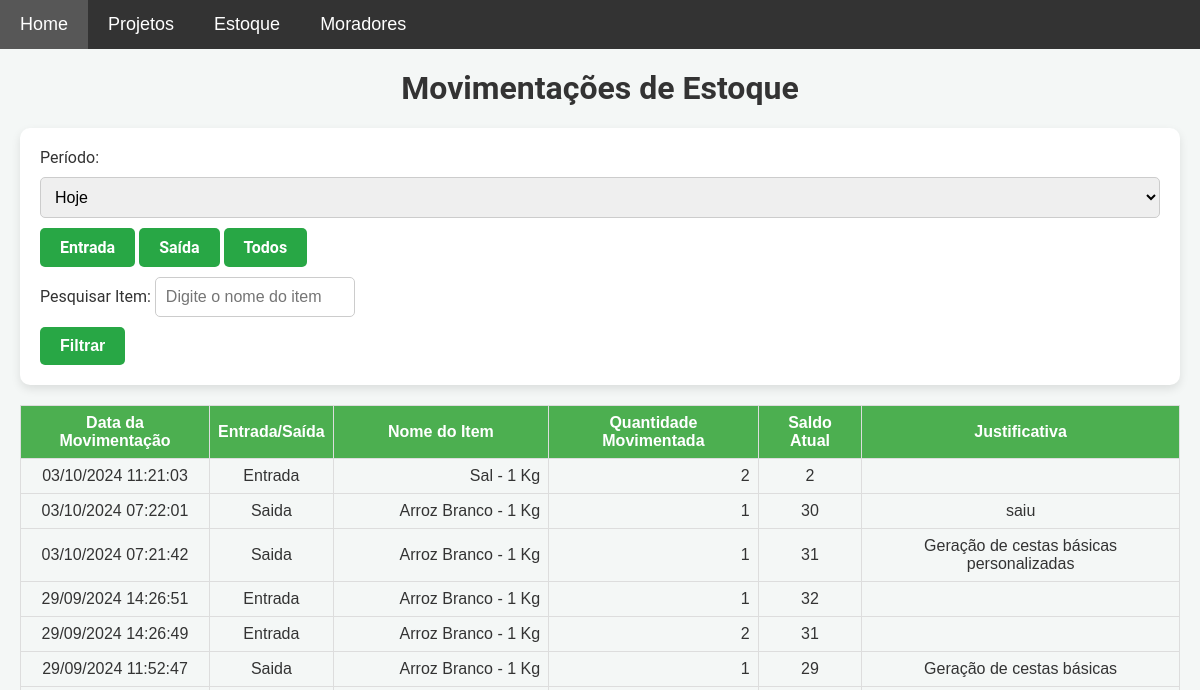
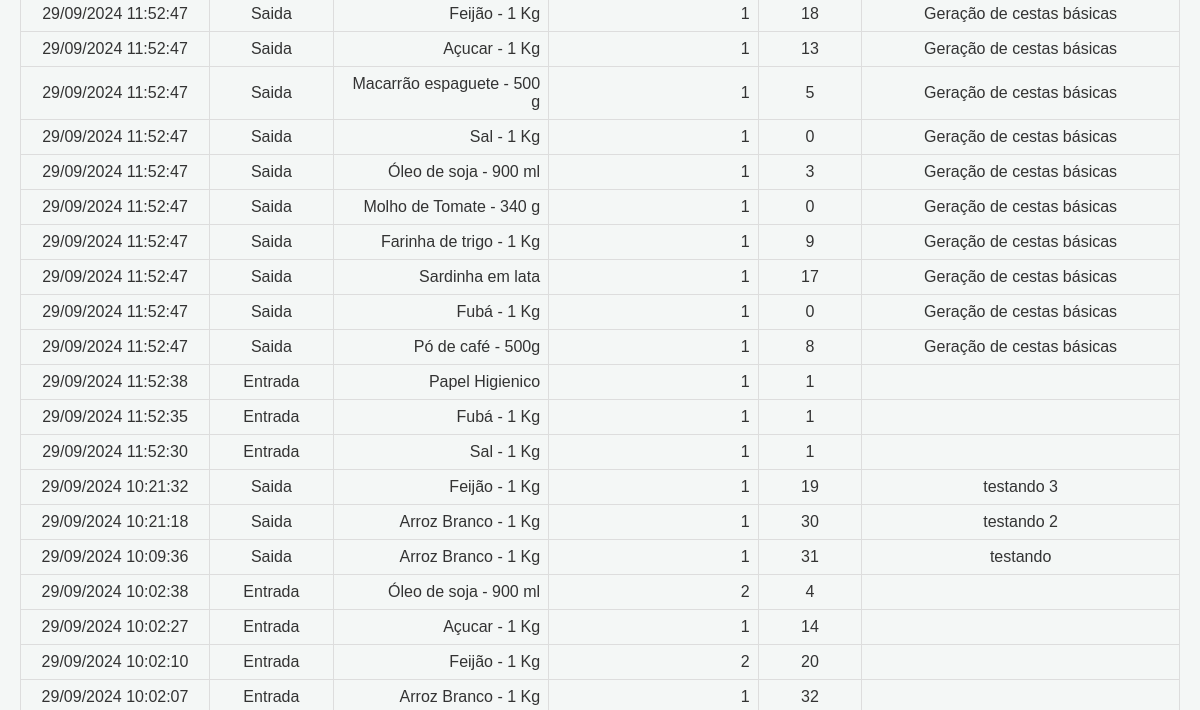
Page /movimentacoes (upper part) on the earlier database version (2 pictures, top to bottom).
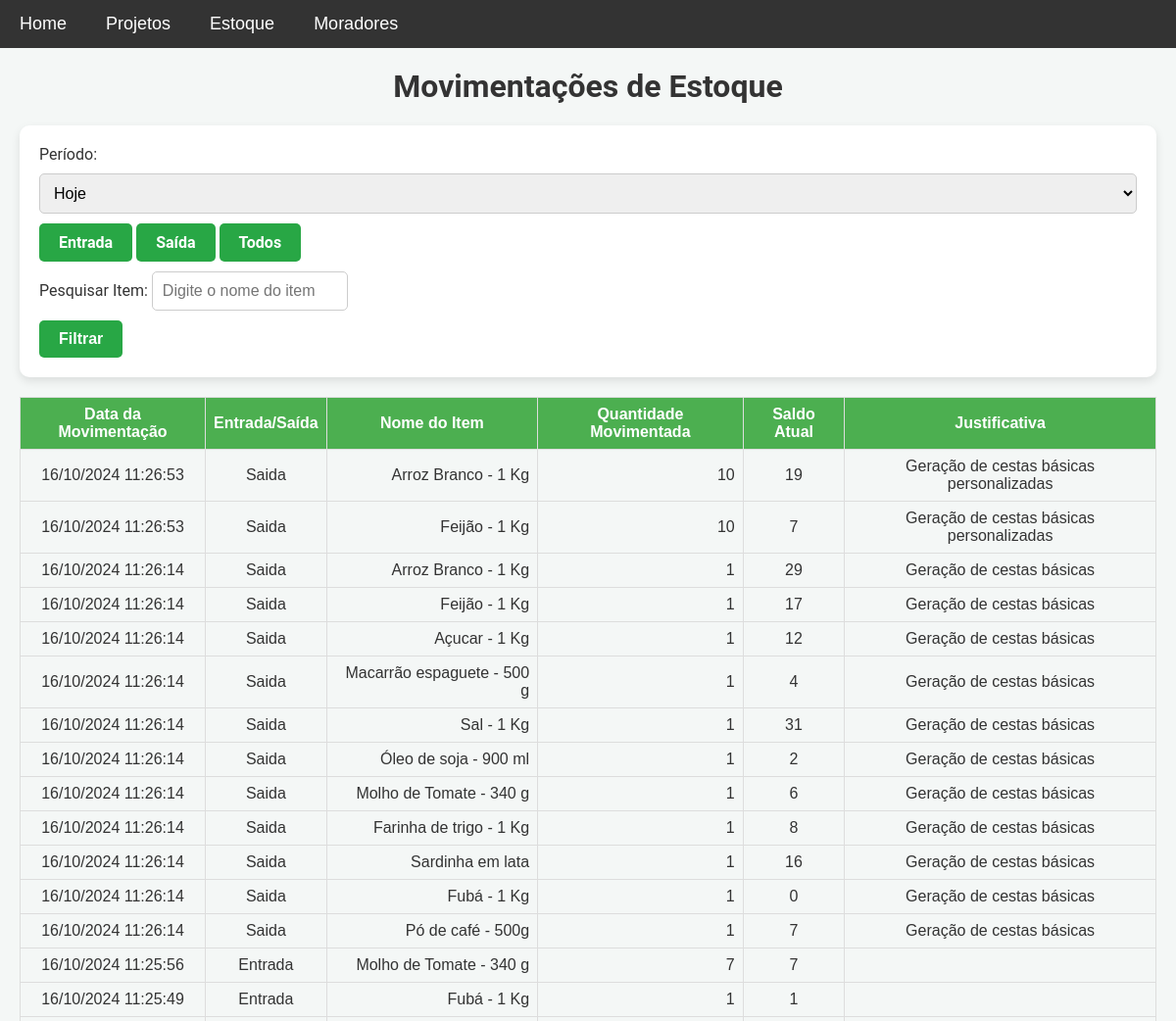
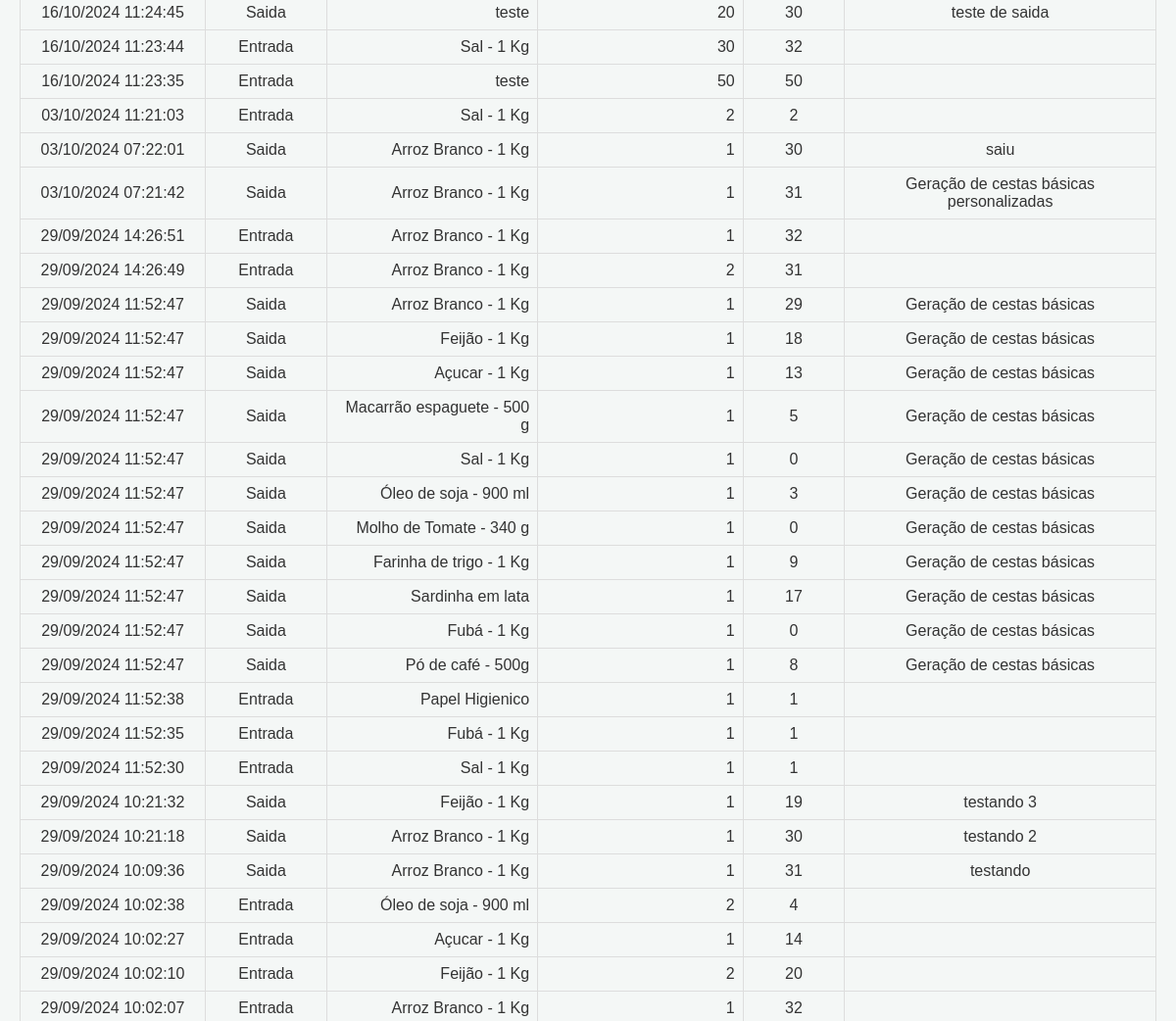
Same page on the later database version (2 pictures, top to bottom).
### models.py (models this page shows)
class MovimentacaoEstoque(db.Model):
    __table_args__ = {'extend_existing': True}
    id = db.Column(db.Integer, primary_key=True)
    item_id = db.Column(db.Integer, db.ForeignKey('item.id'), nullable=False)
    tipo_movimentacao = db.Column(db.String(10), nullable=False)  # 'entrada' ou 'saida'
    quantidade = db.Column(db.Integer, nullable=False)
    data_hora = db.Column(db.DateTime, default=datetime.utcnow)  # Mantém em UTC para operações globais
    justificativa = db.Column(db.String(255), nullable=True, default='')  # Define string vazia como padrão
    saldo_atual = db.Column(db.Integer, nullable=False)  # Adiciona o campo saldo atual
    item = db.relationship('Item', backref=db.backref('movimentacoes', lazy=True))

class Item(db.Model):
    __table_args__ = {'extend_existing': True}  # Estende a tabela existente ao invés de tentar recriá-la
    id = db.Column(db.Integer, primary_key=True)
    nome = db.Column(db.String(100), nullable=False)
    descricao = db.Column(db.Text, nullable=False)
    categoria = db.Column(db.String(50), nullable=False)
    quantidade = db.Column(db.Integer, nullable=False, default=0)
    preco = db.Column(db.Float, nullable=False)

### app.py (the view, shortened to what this page needs)
@app.route('/movimentacoes', methods=['GET'])
def movimentacoes_estoque():
    periodo = request.args.get('periodo')  # Filtro de período
    tipo_movimentacao = request.args.get('tipo_movimentacao', 'todos')
    nome_item = request.args.get('nome_item', '').strip()
    query = MovimentacaoEstoque.query.join(Item)
    hoje = datetime.now(tz).date()  # Data de hoje no fuso horário definido
    if periodo == 'hoje':
        query = query.filter(db.func.date(MovimentacaoEstoque.data_hora) == hoje)
    elif periodo == 'semana':
        inicio_semana = hoje - timedelta(days=hoje.weekday())
        query = query.filter(MovimentacaoEstoque.data_hora >= inicio_semana)
    elif periodo == 'mes':
        query = query.filter(
            db.extract('month', MovimentacaoEstoque.data_hora) == hoje.month,
            db.extract('year', MovimentacaoEstoque.data_hora) == hoje.year
        )
    elif periodo == 'ano':
        query = query.filter(db.extract('year', MovimentacaoEstoque.data_hora) == hoje.year)
    elif periodo == 'ultimos_30_dias':
        ultimos_30_dias = hoje - timedelta(days=30)
        query = query.filter(MovimentacaoEstoque.data_hora >= ultimos_30_dias)
    elif periodo == 'ultimos_12_meses':
        ultimos_12_meses = hoje.replace(year=hoje.year - 1)
        query = query.filter(MovimentacaoEstoque.data_hora >= ultimos_12_meses)
    if tipo_movimentacao in ['entrada', 'saida']:
        query = query.filter(MovimentacaoEstoque.tipo_movimentacao == tipo_movimentacao)
    movimentacoes = query.order_by(MovimentacaoEstoque.data_hora.desc()).all()
    if nome_item:
        nome_item_normalizado = remover_acentos(nome_item).lower()
        movimentacoes = [
            m for m in movimentacoes
            if remover_acentos(m.item.nome).lower().find(nome_item_normalizado) != -1
        ]
    return render_template('movimentacoes.html', movimentacoes=movimentacoes, tz=tz)

### templates/movimentacoes.html (shortened to what this page needs)
{% extends 'base.html' %}
{% block content %}
    <h1>Movimentações de Estoque</h1>
    <form method="GET" action="{{ url_for('movimentacoes_estoque') }}">
        <label for="periodo">Período:</label>
        <select name="periodo" id="periodo">
            <option value="hoje" {% if request.args.get('periodo') == 'hoje' %}selected{% endif %}>Hoje</option>
        </select>
        <div class="radio-buttons">
            <label for="entrada" class="btn">Entrada</label>
            <label for="saida" class="btn">Saída</label>
            <label for="todos" class="btn">Todos</label>
        </div>
        <div class="search-bar">
            <label for="nome_item">Pesquisar Item:</label>
            <input type="text" name="nome_item" id="nome_item" placeholder="Digite o nome do item" value="{{ request.args.get('nome_item', '') }}">
        </div>
        <button type="submit">Filtrar</button>
    </form>
    <table class="estoque-table">
        <thead>
            <tr>
                <th>Data da Movimentação</th>
                <th>Entrada/Saída</th>
                <th>Nome do Item</th>
                <th>Quantidade Movimentada</th>
                <th>Saldo Atual</th>
                <th>Justificativa</th>
            </tr>
        </thead>
        <tbody>
            {% for movimentacao in movimentacoes %}
            <tr>
                <td>{{ movimentacao.data_hora.astimezone(tz).strftime('%d/%m/%Y %H:%M:%S') }}</td>
                <td>{{ movimentacao.tipo_movimentacao | capitalize }}</td>
                <td>{{ movimentacao.item.nome }}</td>
                <td>{{ movimentacao.quantidade }}</td>
                <td>{{ movimentacao.saldo_atual }}</td>
                <td>{{ movimentacao.justificativa }}</td>
            </tr>
            {% endfor %}
        </tbody>
    </table>
{% endblock %}

Differences in the rows shown:
added MovimentacaoEstoque: data_hora.astimezone "16/10/2024 11:26:53", tipo_movimentacao "Saida", item.nome "Arroz Branco - 1 Kg", quantidade "10", saldo_atual "19", justificativa "Geração de cestas básicas personalizadas"
added MovimentacaoEstoque: data_hora.astimezone "16/10/2024 11:26:53", tipo_movimentacao "Saida", item.nome "Feijão - 1 Kg", quantidade "10", saldo_atual "7", justificativa "Geração de cestas básicas personalizadas"
added MovimentacaoEstoque: data_hora.astimezone "16/10/2024 11:26:14", tipo_movimentacao "Saida", item.nome "Arroz Branco - 1 Kg", quantidade "1", saldo_atual "29", justificativa "Geração de cestas básicas"
added MovimentacaoEstoque: data_hora.astimezone "16/10/2024 11:26:14", tipo_movimentacao "Saida", item.nome "Feijão - 1 Kg", quantidade "1", saldo_atual "17", justificativa "Geração de cestas básicas"
added MovimentacaoEstoque: data_hora.astimezone "16/10/2024 11:26:14", tipo_movimentacao "Saida", item.nome "Açucar - 1 Kg", quantidade "1", saldo_atual "12", justificativa "Geração de cestas básicas"
added MovimentacaoEstoque: data_hora.astimezone "16/10/2024 11:26:14", tipo_movimentacao "Saida", item.nome "Macarrão espaguete - 500 g", quantidade "1", saldo_atual "4", justificativa "Geração de cestas básicas"
added MovimentacaoEstoque: data_hora.astimezone "16/10/2024 11:26:14", tipo_movimentacao "Saida", item.nome "Sal - 1 Kg", quantidade "1", saldo_atual "31", justificativa "Geração de cestas básicas"
added MovimentacaoEstoque: data_hora.astimezone "16/10/2024 11:26:14", tipo_movimentacao "Saida", item.nome "Óleo de soja - 900 ml", quantidade "1", saldo_atual "2", justificativa "Geração de cestas básicas"
added MovimentacaoEstoque: data_hora.astimezone "16/10/2024 11:26:14", tipo_movimentacao "Saida", item.nome "Molho de Tomate - 340 g", quantidade "1", saldo_atual "6", justificativa "Geração de cestas básicas"
added MovimentacaoEstoque: data_hora.astimezone "16/10/2024 11:26:14", tipo_movimentacao "Saida", item.nome "Farinha de trigo - 1 Kg", quantidade "1", saldo_atual "8", justificativa "Geração de cestas básicas"
added MovimentacaoEstoque: data_hora.astimezone "16/10/2024 11:26:14", tipo_movimentacao "Saida", item.nome "Sardinha em lata", quantidade "1", saldo_atual "16", justificativa "Geração de cestas básicas"
added MovimentacaoEstoque: data_hora.astimezone "16/10/2024 11:26:14", tipo_movimentacao "Saida", item.nome "Fubá - 1 Kg", quantidade "1", saldo_atual "0", justificativa "Geração de cestas básicas"
added MovimentacaoEstoque: data_hora.astimezone "16/10/2024 11:26:14", tipo_movimentacao "Saida", item.nome "Pó de café - 500g", quantidade "1", saldo_atual "7", justificativa "Geração de cestas básicas"
added MovimentacaoEstoque: data_hora.astimezone "16/10/2024 11:25:56", tipo_movimentacao "Entrada", item.nome "Molho de Tomate - 340 g", quantidade "7", saldo_atual "7"
added MovimentacaoEstoque: data_hora.astimezone "16/10/2024 11:25:49", tipo_movimentacao "Entrada", item.nome "Fubá - 1 Kg", quantidade "1", saldo_atual "1"
added MovimentacaoEstoque: data_hora.astimezone "16/10/2024 11:24:45", tipo_movimentacao "Saida", item.nome "teste", quantidade "20", saldo_atual "30", justificativa "teste de saida"
added MovimentacaoEstoque: data_hora.astimezone "16/10/2024 11:23:44", tipo_movimentacao "Entrada", item.nome "Sal - 1 Kg", quantidade "30", saldo_atual "32"
added MovimentacaoEstoque: data_hora.astimezone "16/10/2024 11:23:35", tipo_movimentacao "Entrada", item.nome "teste", quantidade "50", saldo_atual "50"
